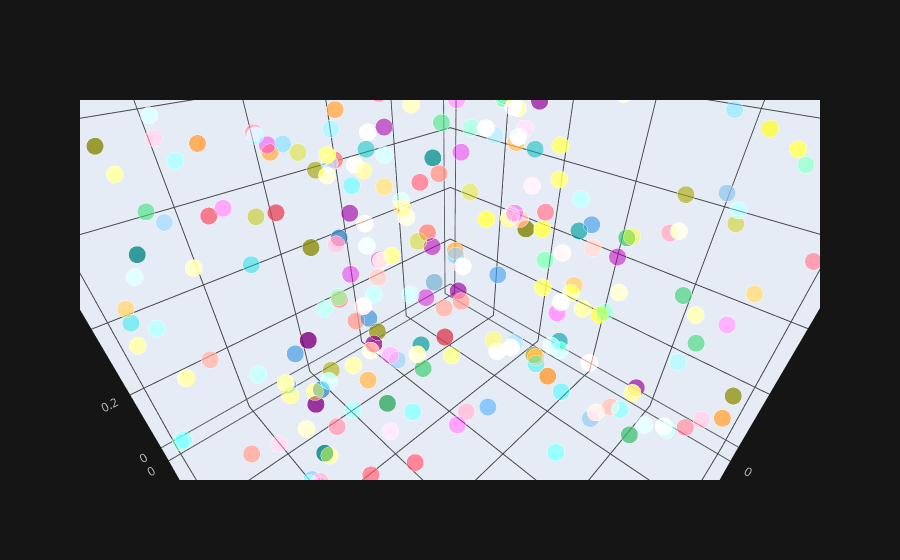

The cell this chart's notebook holds for it:
### Code cell
df.iplot(x = 'a' , y = 'b' , z = 'c' , kind = 'scatter3d')

### Figure 1 — Plotly figure (JSON) as saved in the notebook; plotly's stock layout.template omitted (floating-point values rounded to 4 significant figures; data arrays with more than 128 entries replaced by an {"elided": "..."} marker saying what was removed)
{"data": [{"marker": {"color": {"elided": "300 str values"}, "opacity": 0.8, "size": {"elided": "300 int values"}, "symbol": "circle"}, "mode": "markers", "text": {"elided": "300 str values"}, "type": "scatter3d", "x": {"elided": "300 float values"}, "y": {"elided": "300 float values"}, "z": {"elided": "300 float values"}}], "layout": {"autosize": true, "legend": {"bgcolor": "#151516", "font": {"color": "#D9D9D9"}}, "paper_bgcolor": "#151516", "plot_bgcolor": "#151516", "scene": {"aspectmode": "auto", "aspectratio": {"x": 1.0, "y": 0.9977, "z": 1.002}, "camera": {"center": {"x": 0, "y": 0, "z": 0}, "eye": {"x": 0.4909, "y": 0.4909, "z": 0.4909}, "projection": {"type": "perspective"}, "up": {"x": 0, "y": 0, "z": 1}}, "xaxis": {"gridcolor": "#434343", "showgrid": true, "tickfont": {"color": "#C2C2C2"}, "title": {"font": {"color": "#D9D9D9"}, "text": ""}, "type": "linear", "zerolinecolor": "#666570"}, "yaxis": {"gridcolor": "#434343", "showgrid": true, "tickfont": {"color": "#C2C2C2"}, "title": {"font": {"color": "#D9D9D9"}, "text": ""}, "type": "linear", "zerolinecolor": "#666570"}, "zaxis": {"gridcolor": "#434343", "showgrid": true, "tickfont": {"color": "#C2C2C2"}, "title": {"font": {"color": "#D9D9D9"}, "text": ""}, "type": "linear", "zerolinecolor": "#666570"}}, "title": {"font": {"color": "#D9D9D9"}}}}
